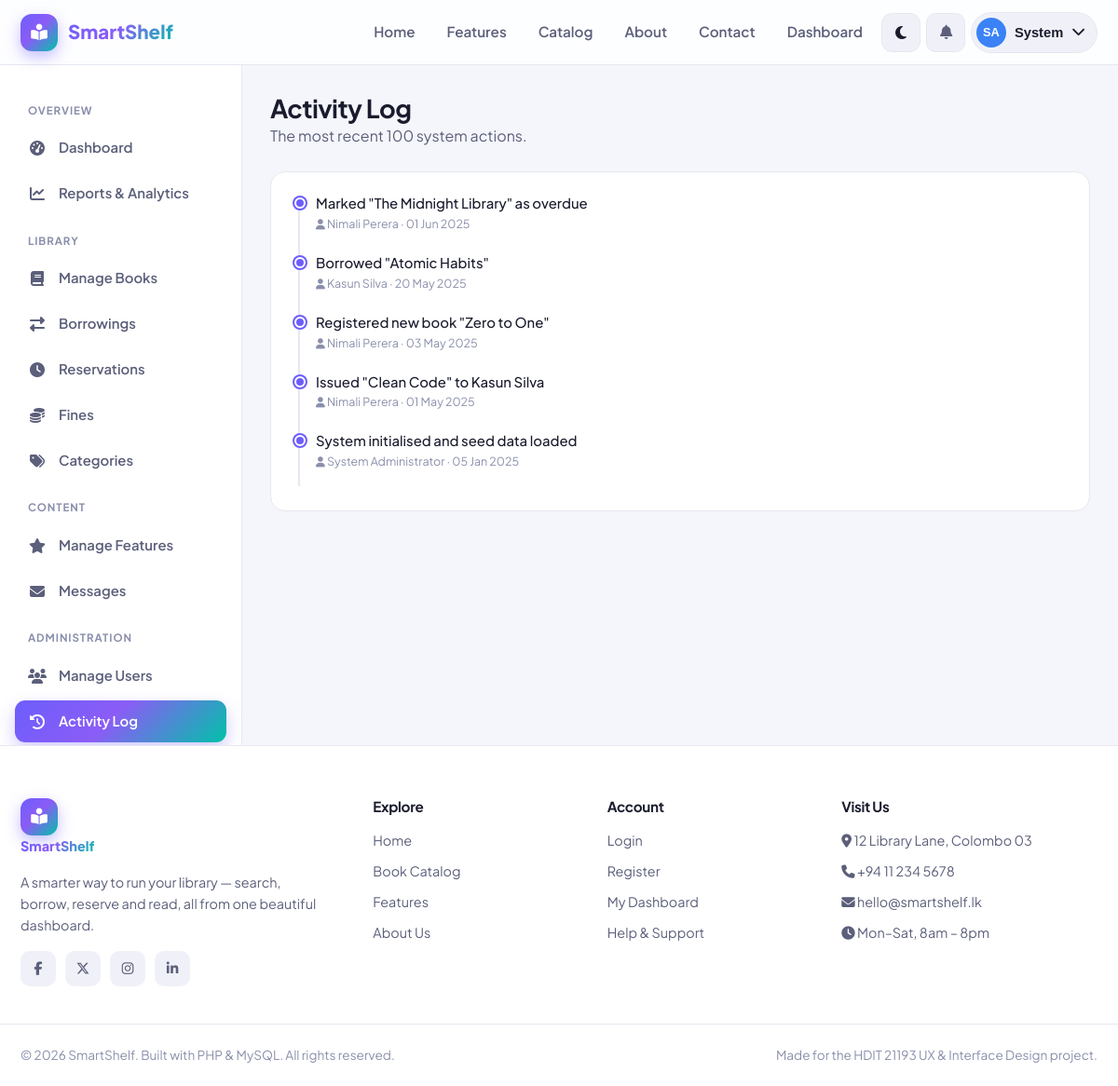
Page /activity_log.php (signed in) on the committed database.
### tables this page shows
CREATE TABLE `activity_log` (
  `log_id`     INT(11) NOT NULL AUTO_INCREMENT,
  `user_id`    INT(11) DEFAULT NULL,
  `action`     VARCHAR(255) NOT NULL,
  `created_at` TIMESTAMP NOT NULL DEFAULT CURRENT_TIMESTAMP,
  PRIMARY KEY (`log_id`)
);

CREATE TABLE `users` (
  `user_id`     INT(11) NOT NULL AUTO_INCREMENT,
  `fullname`    VARCHAR(120) NOT NULL,
  `email`       VARCHAR(150) NOT NULL,
  `password`    VARCHAR(255) NOT NULL,
  `role`        ENUM('admin','librarian','member') NOT NULL DEFAULT 'member',
  `phone`       VARCHAR(20) DEFAULT NULL,
  `address`     VARCHAR(255) DEFAULT NULL,
  `avatar`      VARCHAR(255) DEFAULT NULL,
  `status`      ENUM('active','suspended') NOT NULL DEFAULT 'active',
  `created_at`  TIMESTAMP NOT NULL DEFAULT CURRENT_TIMESTAMP,
  PRIMARY KEY (`user_id`),
  UNIQUE KEY `email` (`email`)
);

### functions.php (called while the page is built, shortened)
<?php
require_once __DIR__ . '/config.php';
function e($value)
{
    return htmlspecialchars($value ?? '', ENT_QUOTES, 'UTF-8');
}
function db_select($sql, $types = '', $params = [])
{
    global $conn;
    $stmt = $conn->prepare($sql);
    if ($types) {
        $stmt->bind_param($types, ...$params);
    }
    $stmt->execute();
    $result = $stmt->get_result();
    $rows = $result ? $result->fetch_all(MYSQLI_ASSOC) : [];
    return $rows;
}
function time_ago($datetime)
{
    $diff = time() - strtotime($datetime);
    return date('d M Y', strtotime($datetime));
}

### activity_log.php (the view, shortened to what this page needs)
<?php
require_once __DIR__ . '/../includes/functions.php';
$logs = db_select(
    "SELECT l.*, u.fullname FROM activity_log l
     LEFT JOIN users u ON u.user_id=l.user_id
     ORDER BY l.created_at DESC LIMIT 100"
);
require_once __DIR__ . '/../includes/header.php';
?>
<div class="dash">
    <?php require_once __DIR__ . '/../includes/admin_sidebar.php'; ?>
    <div class="dash-main">
        <div class="dash-header"><div><h1>Activity Log</h1><p class="text-soft">The most recent 100 system actions.</p></div></div>
        <div class="panel">
            <div class="panel-body">
                <div class="timeline">
                    <?php foreach ($logs as $l): ?>
                        <div class="timeline-item">
                            <div class="t-text"><?= e($l['action']) ?></div>
                            <div class="t-time"><i class="fa-solid fa-user" style="font-size:.7rem"></i> <?= e($l['fullname'] ?? 'System') ?> · <?= time_ago($l['created_at']) ?></div>
                        </div>
                    <?php endforeach; ?>
                </div>
            </div>
        </div>
    </div>
</div>
<?php require_once __DIR__ . '/../includes/footer.php'; ?>

### style.css (style rules this page uses)
:root { --brand: #6d5efc; --brand-2: #00c2a8; --brand-grad: linear-gradient(135deg, #6d5efc 0%, #8b5cf6 45%, #00c2a8 100%); --brand-soft: rgba(109, 94, 252, 0.12); --bg: #f5f6fb; --surface: #ffffff; --surface-2: #f0f1f8; --border: #e6e8f0; --text: #1a1c2e; --text-soft: #5b5f7a; --text-mute: #8a8fab; --green: #10b981; --green-soft: rgba(16, 185, 129, 0.13); --amber: #f59e0b; --amber-soft: rgba(245, 158, 11, 0.14); --red: #ef4444; --red-soft: rgba(239, 68, 68, 0.13); --blue: #3b82f6; --blue-soft: rgba(59, 130, 246, 0.13); --radius: 16px; --radius-sm: 10px; --radius-lg: 24px; --shadow-sm: 0 1px 2px rgba(20, 22, 50, 0.06), 0 2px 8px rgba(20, 22, 50, 0.04); --shadow: 0 4px 14px rgba(20, 22, 50, 0.08); --shadow-lg: 0 18px 48px rgba(20, 22, 50, 0.16); --nav-h: 70px; --maxw: 1200px; --font: 'Plus Jakarta Sans', 'Inter', system-ui, sans-serif; --transition: 0.25s cubic-bezier(0.4, 0, 0.2, 1); }
*, *::before, *::after { box-sizing: border-box; margin: 0; padding: 0; }
html { scroll-behavior: smooth; }
body { font-family: var(--font); background: var(--bg); color: var(--text); line-height: 1.6; -webkit-font-smoothing: antialiased; transition: background var(--transition), color var(--transition); min-height: 100vh; display: flex; flex-direction: column; }
h1, h2, h3, h4 { line-height: 1.2; font-weight: 700; letter-spacing: -0.02em; }
.dash { display: grid; grid-template-columns: 260px 1fr; min-height: calc(100vh - var(--nav-h)); }
.dash-main { padding: 30px; overflow-x: hidden; }
.dash-header { display: flex; align-items: center; justify-content: space-between; flex-wrap: wrap; gap: 16px; margin-bottom: 26px; }
.dash-header h1 { font-size: 1.7rem; }
.dash-header p { color: var(--text-soft); }
.panel { background: var(--surface); border: 1px solid var(--border); border-radius: var(--radius); margin-bottom: 24px; }
.panel-body { padding: 22px; }
.timeline { position: relative; padding-left: 26px; }
.timeline::before { content: ''; position: absolute; left: 7px; top: 4px; bottom: 4px; width: 2px; background: var(--border); }
.timeline-item { position: relative; padding-bottom: 20px; }
.timeline-item::before { content: ''; position: absolute; left: -23px; top: 5px; width: 12px; height: 12px; border-radius: 50%; background: var(--brand); border: 2px solid var(--surface); box-shadow: 0 0 0 2px var(--brand); }
.timeline-item .t-time { font-size: 0.78rem; color: var(--text-mute); }
.timeline-item .t-text { font-weight: 500; font-size: 0.93rem; }
.text-soft { color: var(--text-soft); }

### rows in the picture
activity_log: action "Marked \"The Midnight Library\" as overdue", user.fullname "Nimali Perera", created_at "01 Jun 2025"
activity_log: action "Borrowed \"Atomic Habits\"", user.fullname "Kasun Silva", created_at "20 May 2025"
activity_log: action "Registered new book \"Zero to One\"", user.fullname "Nimali Perera", created_at "03 May 2025"
activity_log: action "Issued \"Clean Code\" to Kasun Silva", user.fullname "Nimali Perera", created_at "01 May 2025"
activity_log: action "System initialised and seed data loaded", user.fullname "System Administrator", created_at "05 Jan 2025"

### other values in the picture
SITE_NAME "SmartShelf"
initials($_SESSION['fullname']) "SA"
explode(' ', $_SESSION['fullname'])[0] "System"
